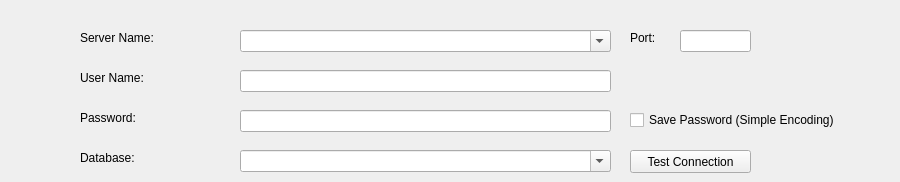
      <widget class="QWidget" name="mysqlTargetTab">
       <attribute name="title">
        <string>MySQL</string>
       </attribute>
       <widget class="QPushButton" name="t_mysqlTestConnectionButton">
        <property name="enabled">
         <bool>true</bool>
        </property>
        <property name="geometry">
         <rect>
          <x>630</x>
          <y>150</y>
          <width>121</width>
          <height>23</height>
         </rect>
        </property>
        <property name="text">
         <string>Test Connection</string>
        </property>
       </widget>
       <widget class="QLineEdit" name="mysqlPasswordLineEdit">
        <property name="geometry">
         <rect>
          <x>240</x>
          <y>110</y>
          <width>371</width>
          <height>22</height>
         </rect>
        </property>
        <property name="echoMode">
         <enum>QLineEdit::Password</enum>
        </property>
       </widget>
       <widget class="QComboBox" name="mysqlServerNameComboBox">
        <property name="geometry">
         <rect>
          <x>240</x>
          <y>30</y>
          <width>371</width>
          <height>22</height>
         </rect>
        </property>
        <property name="editable">
         <bool>true</bool>
        </property>
       </widget>
       <widget class="QComboBox" name="mysqlDatabaseComboBox">
        <property name="geometry">
         <rect>
          <x>240</x>
          <y>150</y>
          <width>371</width>
          <height>22</height>
         </rect>
        </property>
        <property name="editable">
         <bool>true</bool>
        </property>
       </widget>
       <widget class="QCheckBox" name="mysqlSavePasswordCheckBox">
        <property name="enabled">
         <bool>true</bool>
        </property>
        <property name="geometry">
         <rect>
          <x>630</x>
          <y>110</y>
          <width>261</width>
          <height>20</height>
         </rect>
        </property>
        <property name="text">
         <string>Save Password (Simple Encoding)</string>
        </property>
       </widget>
       <widget class="QLabel" name="label_40">
        <property name="geometry">
         <rect>
          <x>80</x>
          <y>70</y>
          <width>111</width>
          <height>16</height>
         </rect>
        </property>
        <property name="text">
         <string>User Name:</string>
        </property>
       </widget>
       <widget class="QLabel" name="label_41">
        <property name="geometry">
         <rect>
          <x>80</x>
          <y>150</y>
          <width>91</width>
          <height>16</height>
         </rect>
        </property>
        <property name="text">
         <string>Database:</string>
        </property>
       </widget>
       <widget class="QLabel" name="label_42">
        <property name="geometry">
         <rect>
          <x>80</x>
          <y>30</y>
          <width>121</width>
          <height>16</height>
         </rect>
        </property>
        <property name="text">
         <string>Server Name:</string>
        </property>
       </widget>
       <widget class="QLineEdit" name="mysqlUserNameLineEdit">
        <property name="geometry">
         <rect>
          <x>240</x>
          <y>70</y>
          <width>371</width>
          <height>22</height>
         </rect>
        </property>
       </widget>
       <widget class="QLabel" name="label_43">
        <property name="geometry">
         <rect>
          <x>80</x>
          <y>110</y>
          <width>111</width>
          <height>16</height>
         </rect>
        </property>
        <property name="text">
         <string>Password:</string>
        </property>
       </widget>
       <widget class="QLabel" name="label_19">
        <property name="geometry">
         <rect>
          <x>630</x>
          <y>30</y>
          <width>53</width>
          <height>16</height>
         </rect>
        </property>
        <property name="text">
         <string>Port:</string>
        </property>
       </widget>
       <widget class="QLineEdit" name="mysqlPortLineEdit">
        <property name="geometry">
         <rect>
          <x>680</x>
          <y>30</y>
          <width>71</width>
          <height>22</height>
         </rect>
        </property>
       </widget>
      </widget>
